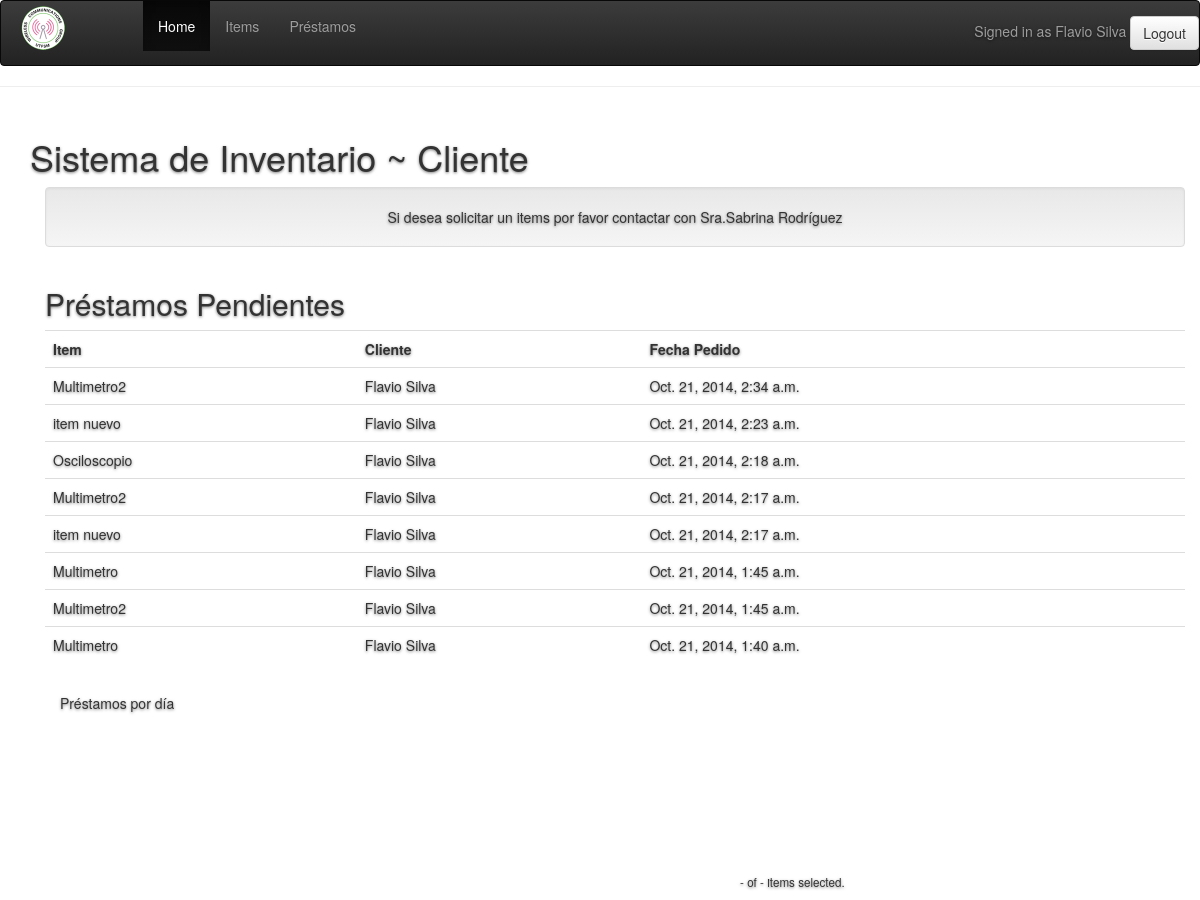
The page /dashboard (signed in, upper part) on the database as committed earlier.
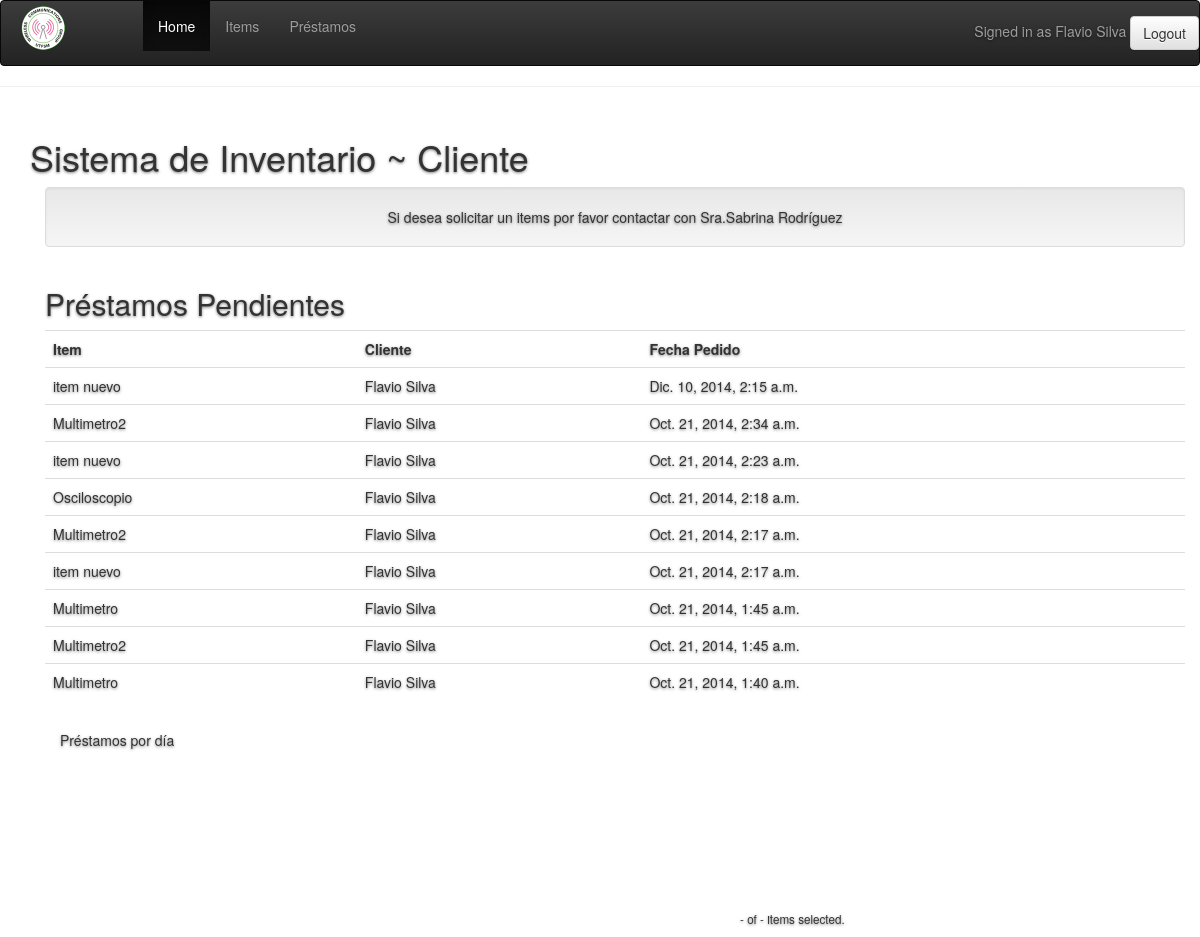
The same page on the database as committed later.
### inventory/models.py (models this page shows, shortened)
class Loan(models.Model):
	client = models.ForeignKey(Client)
	item = models.ForeignKey(Item)
	loan_date = models.DateTimeField()
	return_date = models.DateTimeField(blank=True, null=True)
	is_active = models.BooleanField(default=True)

class Item(models.Model):
	ITEM_TYPE_CHOICES = (
		('Item', 'Item'),
		('Instrument', 'Instrument'),
		('Material', 'Material'),
		('Tool', 'Tool')
	)
	location = models.ForeignKey(Location)
	name = models.CharField(max_length=100)
	description = models.CharField(max_length=100)
	purchase_date = models.DateField()
	stock = models.IntegerField(default=1)
	item_type = models.CharField(max_length=10, choices=ITEM_TYPE_CHOICES, default='Item')
	photo = models.ImageField(upload_to="item_photo", blank=True, null=True)

class Client(models.Model):
	user = models.OneToOneField(User)
	rut = models.CharField(max_length=15)
	loans = models.ManyToManyField(Item, through='Loan', blank=True)

### inventory/views/user.py (the view)
# urls.py: url(r'^dashboard'                           ,'inventory.views.user.dashboard'),
@login_required
def dashboard(request):
	if Administrator.objects.filter( user = request.user).exists():
		print Administrator.objects.filter( user = request.user)
		loans = Loan.objects.all().order_by('-loan_date')[:10]
		active_loans = Loan.objects.filter(is_active=True).order_by('-loan_date')[:10]
		return render_to_response('dashboard_admin.html',{"loans":loans, "active_loans":active_loans}, context_instance=RequestContext(request))
	elif Client.objects.filter(user = request.user).exists():
		active_loans = Loan.objects.filter(client__user = request.user, is_active=True).order_by('-loan_date')
		return render_to_response('dashboard_client.html', { "active_loans":active_loans}, context_instance=RequestContext(request))
	else:
		return HttpResponseRedirect('/login')

### inventory/templates/dashboard_client.html (shortened to what this page needs)
{% extends 'base.html' %}
{% block contenido %}
  <div class="site-wrapper">
		<div class="site-wrapper-inner">
     <div class="inner">
        <div class="inner cover">
    <h1>Sistema de Inventario ~ Cliente</h1>
<div class="container">
    <div class="row">
            <div class="col-lg-12">
                <div class="well text-center">
                    Si desea solicitar un items por favor contactar con Sra.Sabrina Rodríguez
                </div>
            </div>
        </div>
    <h2>Préstamos Pendientes</h2>
    <table class="table">
        <tr>
            <th>Item</th>
            <th>Cliente</th>
            <th>Fecha Pedido</th>
        </tr>
        {% for loan in active_loans %}
            {% if loan.is_active %}
            <tr>
                <td>{{ loan.item.name }}</td>
                <td>{{ loan.client.user.first_name}} {{ loan.client.user.last_name }}</td>
                <td>{{ loan.loan_date }}</td>
            </tr>
            {% endif %}
        {% empty %}
            <tr>
                <td>No existen Préstamos Pendientes</td>
            </tr>
        {% endfor %}
    </table>
</div>
<div class="container">
<div class=container>
<div id="charts">
  <div id="hour-chart" class="chart">
    <div class="title">Préstamos por día</div>
  </div>
</div>
<aside id="totals"><span id="active">-</span> of <span id="total">-</span> items selected.</aside>
<div id="lists">
  <div id="flight-list" class="list"></div>
</div>
</div>
{% endblock %}

Rows that differ between the two databases and show on the page:
added Loan: item.name "item nuevo", client.user.first_name "Flavio", client.user.last_name "Silva", loan_date "Dic. 10, 2014, 2:15 a.m."
